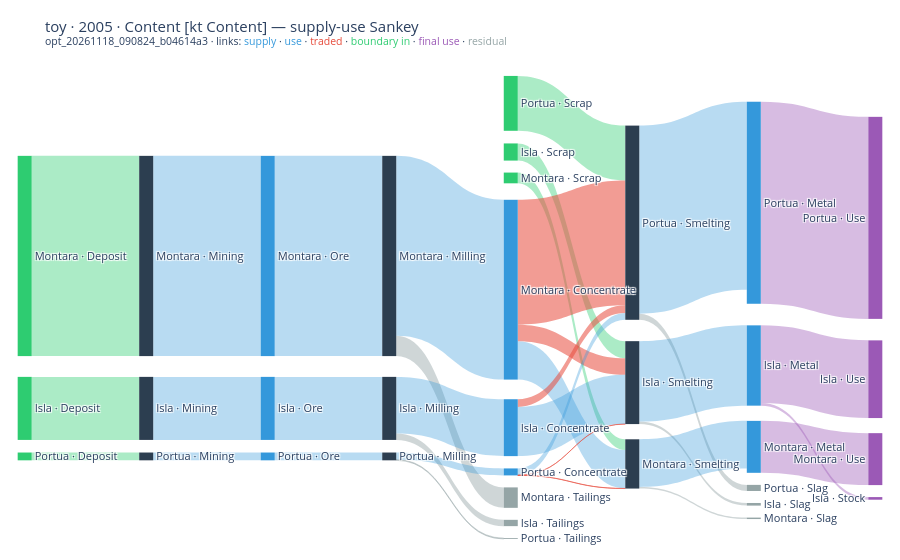

This figure's notebook cell:
### Markdown cell above
## The Sankey

A Sankey draws one period and one valuation of the table: the blocks as columns, edges as bands. The first figure is Plotly, interactive in VS Code or Jupyter; the second is the PNG that Stage 6 wrote beside the run through kaleido, which is what GitHub shows. Boundary inputs are green, supply and use blue, traded legs red, final use purple, residuals grey. A link at or below zero cannot be drawn: the build logs a warning with their total, and the toy's few small negative flows (no hard bands) are among them.

### Code cell
fig = psut.sankey("2005", unit="kt Content")
# the figure's own repr needs nbformat; this sends the same Plotly JSON to the notebook
display({"application/vnd.plotly.v1+json": json.loads(fig.to_json())}, raw=True)

### Figure 1 — Plotly figure (JSON) as saved in the notebook; plotly's stock layout.template omitted (floating-point values rounded to 4 significant figures)
{"data": [{"arrangement": "snap", "link": {"color": ["rgba(46,204,113,0.4)", "rgba(46,204,113,0.4)", "rgba(46,204,113,0.4)", "rgba(46,204,113,0.4)", "rgba(46,204,113,0.4)", "rgba(46,204,113,0.4)", "rgba(149,165,166,0.45)", "rgba(149,165,166,0.45)", "rgba(149,165,166,0.45)", "rgba(149,165,166,0.45)", "rgba(149,165,166,0.45)", "rgba(149,165,166,0.45)", "rgba(52,152,219,0.35)", "rgba(52,152,219,0.35)", "rgba(52,152,219,0.35)", "rgba(52,152,219,0.35)", "rgba(52,152,219,0.35)", "rgba(52,152,219,0.35)", "rgba(52,152,219,0.35)", "rgba(52,152,219,0.35)", "rgba(52,152,219,0.35)", "rgba(52,152,219,0.35)", "rgba(52,152,219,0.35)", "rgba(52,152,219,0.35)", "rgba(52,152,219,0.35)", "rgba(231,76,60,0.55)", "rgba(231,76,60,0.55)", "rgba(231,76,60,0.55)", "rgba(52,152,219,0.35)", "rgba(231,76,60,0.55)", "rgba(231,76,60,0.55)", "rgba(52,152,219,0.35)", "rgba(155,89,182,0.4)", "rgba(155,89,182,0.4)", "rgba(155,89,182,0.4)", "rgba(155,89,182,0.4)"], "customdata": ["E · boundary in", "E · boundary in", "E · boundary in", "O · boundary in", "O · boundary in", "O · boundary in", "P · residual", "P · residual", "P · residual", "P · residual", "P · residual", "P · residual", "S · supply", "S · supply", "S · supply", "S · supply", "S · supply", "S · supply", "S · supply", "S · supply", "S · supply", "U · use", "U · use", "U · use", "U · use", "U · traded", "U · traded", "U · traded", "U · use", "U · traded", "U · traded", "U · use", "Y · final use", "Y · final use", "Y · final use", "Y · final use"], "hovertemplate": "%{source.label} → %{target.label}<br>%{value:,.1f} kt Content · %{customdata}<extra></extra>", "source": [2, 4, 0, 3, 5, 1, 9, 12, 6, 11, 14, 8, 10, 13, 7, 9, 12, 6, 11, 14, 8, 20, 23, 17, 18, 18, 18, 21, 21, 21, 15, 15, 19, 22, 16, 16], "target": [10, 13, 7, 11, 14, 8, 31, 33, 29, 30, 32, 28, 20, 23, 17, 18, 21, 15, 19, 22, 16, 9, 12, 6, 11, 14, 8, 11, 14, 8, 14, 8, 26, 27, 25, 24], "value": [10.58, 0.412, 3.331, 0.5671, 2.899, 0.9056, 1.08, 0.04382, 0.333, 0.07628, 0.3228, 0.1383, 10.58, 0.412, 3.331, 9.502, 0.3682, 2.998, 2.519, 9.939, 4.243, 10.58, 0.412, 3.331, 2.029, 6.6, 0.8725, 0.006735, 0.3556, 0.005856, 0.4078, 2.598, 2.745, 10.68, 4.106, 0.1377]}, "node": {"color": ["#2ECC71", "#2ECC71", "#2ECC71", "#2ECC71", "#2ECC71", "#2ECC71", "#2C3E50", "#2C3E50", "#2C3E50", "#2C3E50", "#2C3E50", "#2C3E50", "#2C3E50", "#2C3E50", "#2C3E50", "#3498DB", "#3498DB", "#3498DB", "#3498DB", "#3498DB", "#3498DB", "#3498DB", "#3498DB", "#3498DB", "#9B59B6", "#9B59B6", "#9B59B6", "#9B59B6", "#95A5A6", "#95A5A6", "#95A5A6", "#95A5A6", "#95A5A6", "#95A5A6"], "hovertemplate": "%{label}<br>%{value:,.1f} kt Content<extra></extra>", "label": ["Isla · Deposit", "Isla · Scrap", "Montara · Deposit", "Montara · Scrap", "Portua · Deposit", "Portua · Scrap", "Isla · Milling", "Isla · Mining", "Isla · Smelting", "Montara · Milling", "Montara · Mining", "Montara · Smelting", "Portua · Milling", "Portua · Mining", "Portua · Smelting", "Isla · Concentrate", "Isla · Metal", "Isla · Ore", "Montara · Concentrate", "Montara · Metal", "Montara · Ore", "Portua · Concentrate", "Portua · Metal", "Portua · Ore", "Isla · Stock", "Isla · Use", "Montara · Use", "Portua · Use", "Isla · Slag", "Isla · Tailings", "Montara · Slag", "Montara · Tailings", "Portua · Slag", "Portua · Tailings"], "line": {"width": 0}, "pad": 12, "thickness": 14, "x": [0.01, 0.57, 0.01, 0.57, 0.01, 0.57, 0.43, 0.15, 0.71, 0.43, 0.15, 0.71, 0.43, 0.15, 0.71, 0.57, 0.85, 0.29, 0.57, 0.85, 0.29, 0.57, 0.85, 0.29, 0.99, 0.99, 0.99, 0.99, 0.85, 0.57, 0.85, 0.57, 0.85, 0.57], "y": [0.7175, 0.1833, 0.3999, 0.2348, 0.8175, 0.08199, 0.7175, 0.7175, 0.6638, 0.3999, 0.3999, 0.8332, 0.8175, 0.8175, 0.3306, 0.7577, 0.6281, 0.7175, 0.4702, 0.7976, 0.3999, 0.8498, 0.2891, 0.8175, 0.9048, 0.6567, 0.8232, 0.3206, 0.9131, 0.951, 0.9376, 0.9008, 0.8832, 0.9791]}, "type": "sankey"}], "layout": {"font": {"size": 11}, "margin": {"b": 16, "l": 16, "r": 16, "t": 64}, "title": {"text": "toy · 2005 · Content [kt Content] — supply-use Sankey<br><sup>opt_20261118_090824_b04614a3 · links: <span style=\"color:rgb(52,152,219)\">supply</span> · <span style=\"color:rgb(52,152,219)\">use</span> · <span style=\"color:rgb(231,76,60)\">traded</span> · <span style=\"color:rgb(46,204,113)\">boundary in</span> · <span style=\"color:rgb(155,89,182)\">final use</span> · <span style=\"color:rgb(149,165,166)\">residual</span></sup>"}}}
